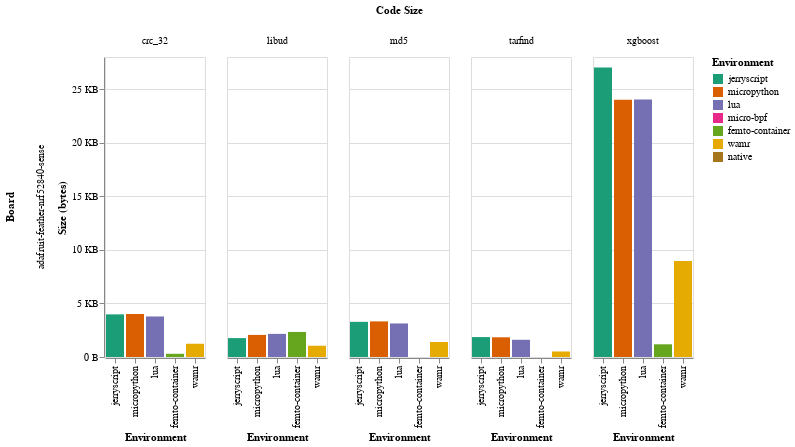

Notebook code for this chart:
### Code cell
chart = (alt.Chart(
        df.filter(pl.col("category") == "Application"))
        .mark_bar()
        .encode(
            x=alt.X('environment:N', title='Environment', sort=sort),
            y=alt.Y('size:Q', stack='zero', title='Size (bytes)', axis=alt.Axis(labelExpr=BYTE_LABEL_EXPR)),
            color=alt.Color('environment:N', title='Environment', scale=colors_scale),
            tooltip=[
                alt.Tooltip('type:N', title='Section'),
                alt.Tooltip('size:Q', title='Binary size (bytes)')
            ]
        )
        .facet(
            column=alt.Column('benchmark:N', title="Code Size"),
            row = alt.Row('board:N', title="Board")
        )
)

chart.display(scaleFactor=2)

### Figure 1 — Vega-Lite specification as saved in the notebook (floating-point values rounded to 4 significant figures)
{"config": {"view": {"continuousWidth": 300, "continuousHeight": 300}}, "data": {"name": "data-636ef251ef32acb4757b678b2e095231"}, "facet": {"column": {"field": "benchmark", "title": "Code Size", "type": "nominal"}, "row": {"field": "board", "title": "Board", "type": "nominal"}}, "spec": {"mark": {"type": "bar"}, "encoding": {"color": {"field": "environment", "scale": {"domain": ["jerryscript", "micropython", "lua", "micro-bpf", "femto-container", "wamr", "native"], "range": ["#1b9e77", "#d95f02", "#7570b3", "#e7298a", "#66a61e", "#e6ab02", "#a6761d"]}, "title": "Environment", "type": "nominal"}, "tooltip": [{"field": "type", "title": "Section", "type": "nominal"}, {"field": "size", "title": "Binary size (bytes)", "type": "quantitative"}], "x": {"field": "environment", "sort": ["jerryscript", "micropython", "lua", "micro-bpf", "femto-container", "wamr"], "title": "Environment", "type": "nominal"}, "y": {"axis": {"labelExpr": "\n(datum.value >= 1000000000) ? format(datum.value / 1000000000, '.0f') + ' GB' : \n(datum.value >= 1000000) ? format(datum.value / 1000000, '.0f') + ' MB' : \n(datum.value >= 1000) ? format(datum.value / 1000, '.0f') + ' KB' : \nformat(datum.value, '.0f') + ' B'\n"}, "field": "size", "stack": "zero", "title": "Size (bytes)", "type": "quantitative"}}}, "$schema": "https://vega.github.io/schema/vega-lite/v5.20.1.json", "datasets": {"data-636ef251ef32acb4757b678b2e095231": [{"board": "adafruit-feather-nrf52840-sense", "environment": "jerryscript", "benchmark": "xgboost", "category": "Application", "type": ".text", "size": 27017, "total_size": 4241180, "section_total_size": 202828}, {"board": "adafruit-feather-nrf52840-sense", "environment": "lua", "benchmark": "xgboost", "category": "Application", "type": ".text", "size": 24022, "total_size": 3693681, "section_total_size": 184964}, {"board": "adafruit-feather-nrf52840-sense", "environment": "micropython", "benchmark": "md5", "category": "Application", "type": ".text", "size": 3324, "total_size": 3596722, "section_total_size": 131160}, {"board": "adafruit-feather-nrf52840-sense", "environment": "femto-container", "benchmark": "crc_32", "category": "Application", "type": ".text", "size": 298, "total_size": 1910845, "section_total_size": 26684}, {"board": "adafruit-feather-nrf52840-sense", "environment": "jerryscript", "benchmark": "md5", "category": "Application", "type": ".text", "size": 3281, "total_size": 4176484, "section_total_size": 179092}, {"board": "adafruit-feather-nrf52840-sense", "environment": "femto-container", "benchmark": "libud", "category": "Application", "type": ".text", "size": 2338, "total_size": 1914171, "section_total_size": 28724}, {"board": "adafruit-feather-nrf52840-sense", "environment": "wamr", "benchmark": "libud", "category": "Application", "type": ".text", "size": 1051, "total_size": 3057294, "section_total_size": 101328}, {"board": "adafruit-feather-nrf52840-sense", "environment": "jerryscript", "benchmark": "libud", "category": "Application", "type": ".text", "size": 1764, "total_size": 4161628, "section_total_size": 177572}, {"board": "adafruit-feather-nrf52840-sense", "environment": "lua", "benchmark": "crc_32", "category": "Application", "type": ".text", "size": 3783, "total_size": 3503427, "section_total_size": 164724}, {"board": "adafruit-feather-nrf52840-sense", "environment": "lua", "benchmark": "tarfind", "category": "Application", "type": ".text", "size": 1607, "total_size": 3501845, "section_total_size": 162548}, {"board": "adafruit-feather-nrf52840-sense", "environment": "lua", "benchmark": "libud", "category": "Application", "type": ".text", "size": 2158, "total_size": 3476782, "section_total_size": 163100}, {"board": "adafruit-feather-nrf52840-sense", "environment": "micropython", "benchmark": "crc_32", "category": "Application", "type": ".text", "size": 4015, "total_size": 3597414, "section_total_size": 131852}, {"board": "adafruit-feather-nrf52840-sense", "environment": "jerryscript", "benchmark": "crc_32", "category": "Application", "type": ".text", "size": 3980, "total_size": 6100970, "section_total_size": 302068}, {"board": "adafruit-feather-nrf52840-sense", "environment": "wamr", "benchmark": "crc_32", "category": "Application", "type": ".text", "size": 1238, "total_size": 3057486, "section_total_size": 101520}, {"board": "adafruit-feather-nrf52840-sense", "environment": "wamr", "benchmark": "xgboost", "category": "Application", "type": ".text", "size": 8971, "total_size": 3065235, "section_total_size": 109248}, {"board": "adafruit-feather-nrf52840-sense", "environment": "micropython", "benchmark": "tarfind", "category": "Application", "type": ".text", "size": 1839, "total_size": 3605217, "section_total_size": 129676}, {"board": "adafruit-feather-nrf52840-sense", "environment": "femto-container", "benchmark": "xgboost", "category": "Application", "type": ".text", "size": 1186, "total_size": 1919391, "section_total_size": 27572}, {"board": "adafruit-feather-nrf52840-sense", "environment": "micropython", "benchmark": "libud", "category": "Application", "type": ".text", "size": 2061, "total_size": 3591441, "section_total_size": 129900}, {"board": "adafruit-feather-nrf52840-sense", "environment": "wamr", "benchmark": "md5", "category": "Application", "type": ".text", "size": 1398, "total_size": 3057646, "section_total_size": 101680}, {"board": "adafruit-feather-nrf52840-sense", "environment": "jerryscript", "benchmark": "tarfind", "category": "Application", "type": ".text", "size": 1859, "total_size": 4162750, "section_total_size": 177668}, {"board": "adafruit-feather-nrf52840-sense", "environment": "micropython", "benchmark": "xgboost", "category": "Application", "type": ".text", "size": 24012, "total_size": 3712424, "section_total_size": 151848}, {"board": "adafruit-feather-nrf52840-sense", "environment": "wamr", "benchmark": "tarfind", "category": "Application", "type": ".text", "size": 514, "total_size": 3056758, "section_total_size": 100792}, {"board": "adafruit-feather-nrf52840-sense", "environment": "lua", "benchmark": "md5", "category": "Application", "type": ".text", "size": 3130, "total_size": 3537792, "section_total_size": 164076}]}}
